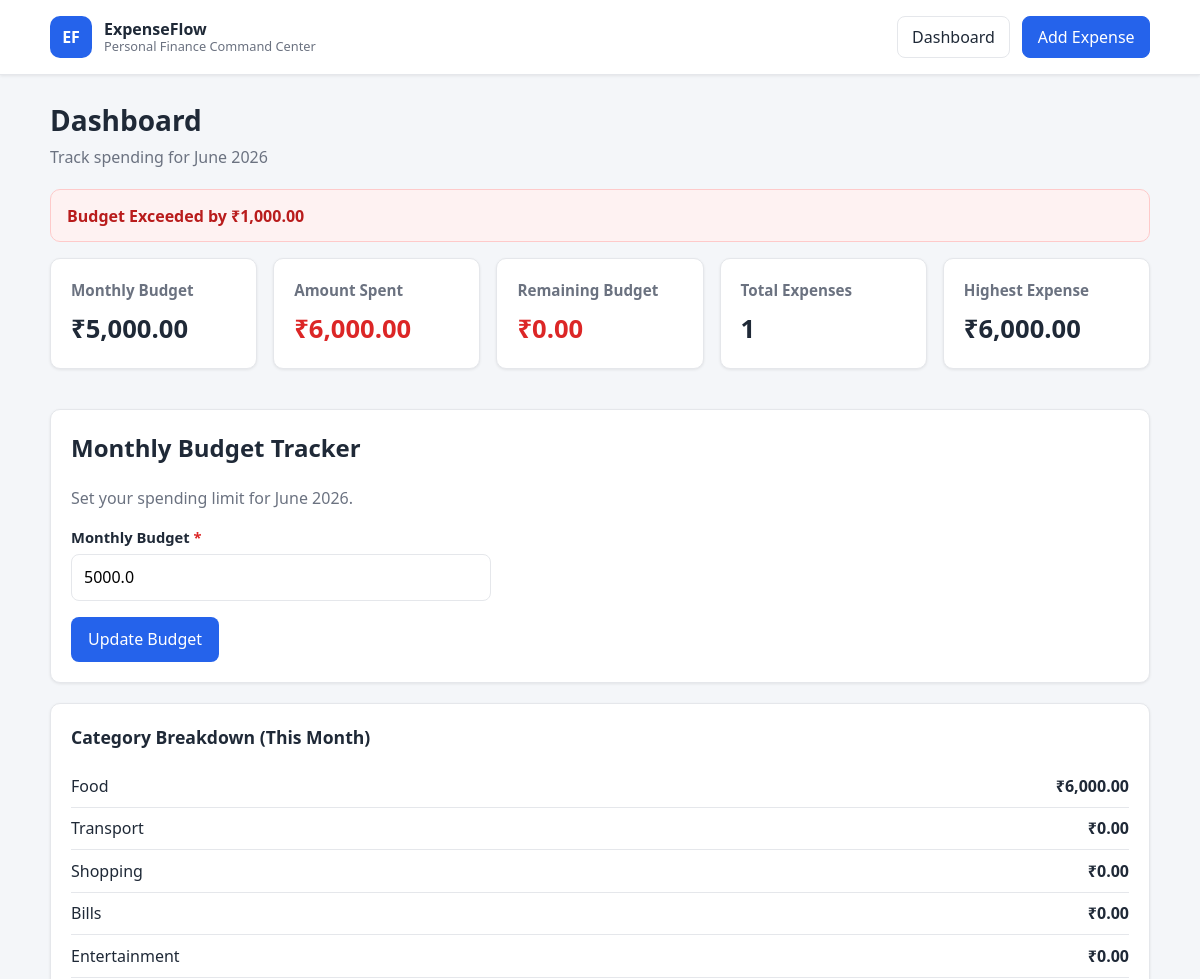
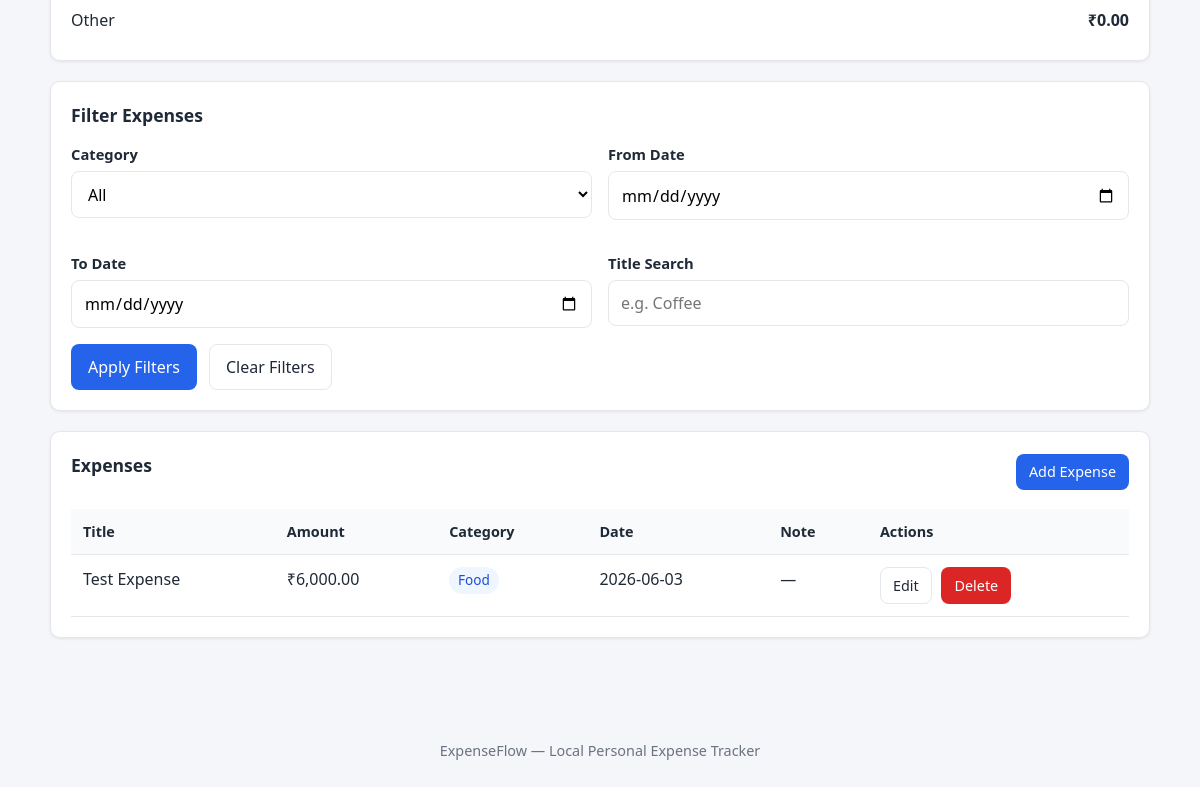
The page / on the database its author committed (2 pictures, top to bottom).
### tables this page shows
CREATE TABLE monthly_budgets(
            month TEXT PRIMARY KEY,
            amount REAL NOT NULL,
            updated_at TIMESTAMP DEFAULT CURRENT_TIMESTAMP
        );

CREATE TABLE expenses(
            id INTEGER PRIMARY KEY AUTOINCREMENT,
            title TEXT NOT NULL,
            amount REAL NOT NULL,
            category TEXT NOT NULL,
            date TEXT NOT NULL,
            note TEXT,
            created_at TIMESTAMP DEFAULT CURRENT_TIMESTAMP
        );

### app.py (the view)
@app.route("/")
def index():
    init_db()
    db = get_db()
    filters = {
        "category": request.args.get("category", "All"),
        "from_date": (request.args.get("from_date") or "").strip(),
        "to_date": (request.args.get("to_date") or "").strip(),
        "search": (request.args.get("search") or "").strip(),
    }
    filter_errors = []
    if filters["from_date"]:
        _, err = parse_date(filters["from_date"])
        if err:
            filter_errors.append(f"From date: {err}")
    if filters["to_date"]:
        _, err = parse_date(filters["to_date"])
        if err:
            filter_errors.append(f"To date: {err}")
    if (
        filters["from_date"]
        and filters["to_date"]
        and not filter_errors
        and filters["from_date"] > filters["to_date"]
    ):
        filter_errors.append("From date cannot be after To date.")
    for message in filter_errors:
        flash(message, "error")
    expenses = []
    filters_applied = any(
        [
            filters["category"] != "All",
            filters["from_date"],
            filters["to_date"],
            filters["search"],
        ]
    )
    if not filter_errors:
        query, params = build_expense_query(filters)
        expenses = db.execute(query, params).fetchall()
        if filters_applied and not expenses:
            flash("No matching records found.", "info")
    summary = get_monthly_summary()
    today_str = date.today().isoformat()
    return render_template(
        "index.html",
        expenses=expenses,
        categories=CATEGORIES,
        filters=filters,
        summary=summary,
        today=today_str,
        filters_applied=filters_applied,
    )

### app.py (called while the page is built)
def get_db():
    if "db" not in g:
        g.db = sqlite3.connect(app.config["DATABASE"])
        g.db.row_factory = sqlite3.Row
    return g.db

def current_month_key():
    return date.today().strftime("%Y-%m")

def init_db():
    db = get_db()
    db.execute(
        """
        CREATE TABLE IF NOT EXISTS expenses(
            id INTEGER PRIMARY KEY AUTOINCREMENT,
            title TEXT NOT NULL,
            amount REAL NOT NULL,
            category TEXT NOT NULL,
            date TEXT NOT NULL,
            note TEXT,
            created_at TIMESTAMP DEFAULT CURRENT_TIMESTAMP
        )
        """
    )
    db.execute(
        """
        CREATE TABLE IF NOT EXISTS monthly_budgets(
            month TEXT PRIMARY KEY,
            amount REAL NOT NULL,
            updated_at TIMESTAMP DEFAULT CURRENT_TIMESTAMP
        )
        """
    )
    db.commit()

def format_currency(amount):
    return f"₹{amount:,.2f}"

def get_monthly_budget(month_key=None):
    db = get_db()
    month_key = month_key or current_month_key()
    row = db.execute(
        "SELECT amount FROM monthly_budgets WHERE month = ?",
        (month_key,),
    ).fetchone()
    return row["amount"] if row else None

def build_expense_query(filters):
    query = "SELECT * FROM expenses WHERE 1=1"
    params = []
    category = filters.get("category")
    if category and category != "All":
        query += " AND category = ?"
        params.append(category)
    from_date = filters.get("from_date")
    if from_date:
        query += " AND date >= ?"
        params.append(from_date)
    to_date = filters.get("to_date")
    if to_date:
        query += " AND date <= ?"
        params.append(to_date)
    search = filters.get("search")
    if search:
        query += " AND title LIKE ?"
        params.append(f"%{search}%")
    query += " ORDER BY date DESC, id DESC"
    return query, params

### templates/index.html (shortened to what this page needs)
{% extends "base.html" %}
{% block content %}
<section class="page-header">
    <h1>Dashboard</h1>
    <p class="subtitle">Track spending for {{ summary.month_label }}</p>
</section>
{% if summary.is_exceeded %}
<section class="budget-warning">
    Budget Exceeded by {{ summary.exceeded_by | currency }}
</section>
{% endif %}
<section class="dashboard-cards">
    <article class="card stat-card">
        <h2>Monthly Budget</h2>
        <p class="stat-value">
            {% if summary.monthly_budget is not none %}
                {{ summary.monthly_budget | currency }}
            {% else %}
                Not set
            {% endif %}
        </p>
    </article>
    <article class="card stat-card">
        <h2>Amount Spent</h2>
        <p class="stat-value {% if summary.is_exceeded %}stat-value-danger{% endif %}">
            {{ summary.total_spent | currency }}
        </p>
    </article>
    <article class="card stat-card">
        <h2>Remaining Budget</h2>
        <p class="stat-value {% if summary.is_exceeded %}stat-value-danger{% endif %}">
            {% if summary.monthly_budget is not none %}
                {{ summary.remaining_budget | currency }}
            {% else %}
                —
            {% endif %}
        </p>
    </article>
    <article class="card stat-card">
        <h2>Total Expenses</h2>
        <p class="stat-value">{{ summary.expense_count }}</p>
    </article>
    <article class="card stat-card">
        <h2>Highest Expense</h2>
        <p class="stat-value">{{ summary.highest_expense | currency }}</p>
    </article>
</section>
<section class="card budget-section">
    <h2>Monthly Budget Tracker</h2>
    <p class="section-note">Set your spending limit for {{ summary.month_label }}.</p>
    <form method="post" action="{{ url_for('set_budget') }}" class="budget-form">
        <div class="form-group budget-input-group">
            <label for="budget">Monthly Budget <span class="required">*</span></label>
            <input
                type="number"
                id="budget"
                name="budget"
                min="0.01"
                step="0.01"
                required
                placeholder="e.g. 10000"
                value="{{ summary.monthly_budget if summary.monthly_budget is not none else '' }}"
            >
        </div>
        <div class="form-actions">
            <button type="submit" class="btn btn-primary">
                {% if summary.monthly_budget is not none %}Update Budget{% else %}Set Budget{% endif %}
            </button>
        </div>
    </form>
</section>
<section class="card category-breakdown">
    <h2>Category Breakdown (This Month)</h2>
    <ul class="category-list">
        {% for category in categories %}
        <li>
            <span>{{ category }}</span>
            <strong>{{ summary.category_totals[category] | currency }}</strong>
        </li>
        {% endfor %}
    </ul>
</section>
<section class="card filter-section">
    <h2>Filter Expenses</h2>
    <form method="get" action="{{ url_for('index') }}" class="filter-form">
        <div class="form-grid">
            <div class="form-group">
                <label for="category">Category</label>
                <select id="category" name="category">
                    <option value="All" {% if filters.category == 'All' %}selected{% endif %}>All</option>
                </select>
            </div>
            <div class="form-group">
                <label for="from_date">From Date</label>
                <input type="date" id="from_date" name="from_date" value="{{ filters.from_date }}" max="{{ today }}">
            </div>
            <div class="form-group">
                <label for="to_date">To Date</label>
                <input type="date" id="to_date" name="to_date" value="{{ filters.to_date }}" max="{{ today }}">
            </div>
            <div class="form-group">
                <label for="search">Title Search</label>
                <input type="text" id="search" name="search" value="{{ filters.search }}" placeholder="e.g. Coffee">
            </div>
        </div>
        <div class="form-actions">
            <button type="submit" class="btn btn-primary">Apply Filters</button>
            <a href="{{ url_for('index') }}" class="btn btn-secondary">Clear Filters</a>
        </div>
    </form>
</section>
<section class="card expense-table-section">
    <div class="section-header">
        <h2>Expenses</h2>
        <a href="{{ url_for('add_expense') }}" class="btn btn-primary btn-sm">Add Expense</a>
    </div>
    {% if expenses %}
    <div class="table-wrapper">
        <table class="expense-table">
            <thead>
                <tr>
                    <th>Title</th>
                    <th>Amount</th>
                    <th>Category</th>
                    <th>Date</th>
                    <th>Note</th>
                    <th>Actions</th>
                </tr>
            </thead>
            <tbody>
                {% for expense in expenses %}
                <tr>
                    <td data-label="Title">{{ expense.title }}</td>
                    <td data-label="Amount">{{ expense.amount | currency }}</td>
                    <td data-label="Category">
                        <span class="badge">{{ expense.category }}</span>
                    </td>
                    <td data-label="Date">{{ expense.date }}</td>
                    <td data-label="Note" class="note-cell">{{ expense.note or "—" }}</td>
                    <td data-label="Actions" class="actions-cell">
                        <a href="{{ url_for('edit_expense', expense_id=expense.id) }}" class="btn btn-secondary btn-sm">Edit</a>
                        <form method="post" action="{{ url_for('delete_expense', expense_id=expense.id) }}" class="inline-form delete-form">
                            <button type="submit" class="btn btn-danger btn-sm">Delete</button>
                        </form>
                    </td>
                </tr>
                {% endfor %}
            </tbody>
        </table>
    </div>
    {% endif %}
</section>
{% endblock %}

### templates/base.html (shortened to what this page needs)
<!DOCTYPE html>
<html lang="en">
<head>
    <link rel="stylesheet" href="{{ url_for('static', filename='style.css') }}">
</head>
<body>
    <header class="site-header">
        <div class="container header-inner">
            <a href="{{ url_for('index') }}" class="logo">
                <span class="logo-mark">EF</span>
                <span class="logo-text">
                    <strong>ExpenseFlow</strong>
                    <small>Personal Finance Command Center</small>
                </span>
            </a>
            <nav class="main-nav">
                <a href="{{ url_for('index') }}" class="nav-link">Dashboard</a>
                <a href="{{ url_for('add_expense') }}" class="nav-link nav-link-primary">Add Expense</a>
            </nav>
        </div>
    </header>
    <main class="container main-content">
        {% block content %}{% endblock %}
    </main>
    <footer class="site-footer">
        <div class="container">
            <p>ExpenseFlow &mdash; Local Personal Expense Tracker</p>
        </div>
    </footer>
</body>
</html>

### rows shown on the page
monthly_budgets: monthly_budget "₹5,000.00", budget "5000.0"
expenses: title "Test Expense", amount "₹6,000.00", category "Food", date "2026-06-03", note "—"

### other values the page prints
{{ summary.month_label }} "June 2026"
{{ summary.exceeded_by | currency }} "₹1,000.00"
{{ summary.total_spent | currency }} "₹6,000.00"
{{ summary.remaining_budget | currency }} "₹0.00"
{{ summary.expense_count }} "1"
{{ summary.highest_expense | currency }} "₹6,000.00"
{{ category }} "Food" "Transport" "Shopping" "Bills" "Entertainment" "Other"
{{ summary.category_totals[category] | currency }} "₹6,000.00" "₹0.00" "₹0.00" "₹0.00" "₹0.00" "₹0.00"
